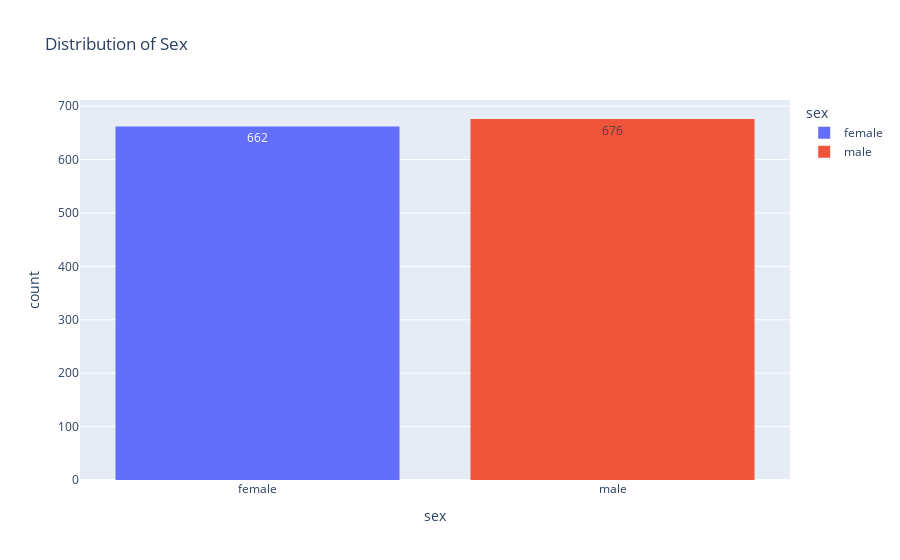
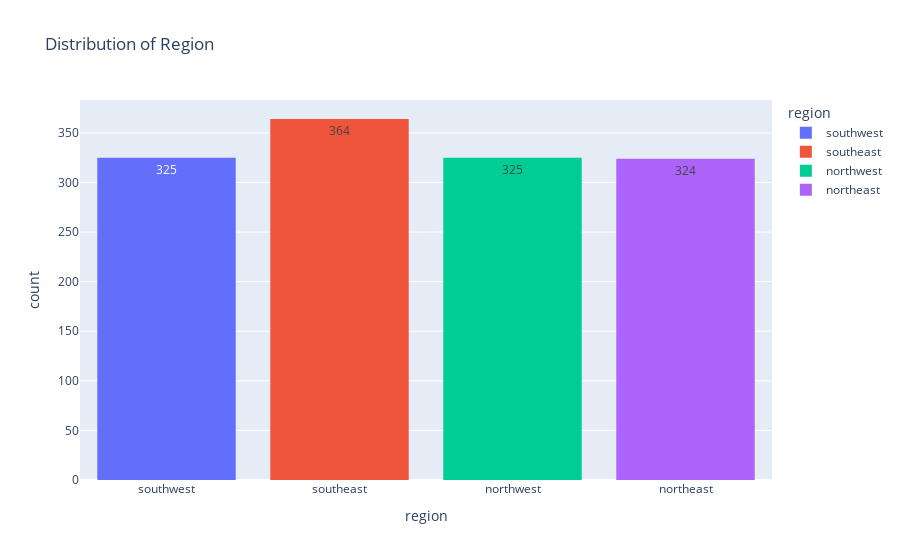
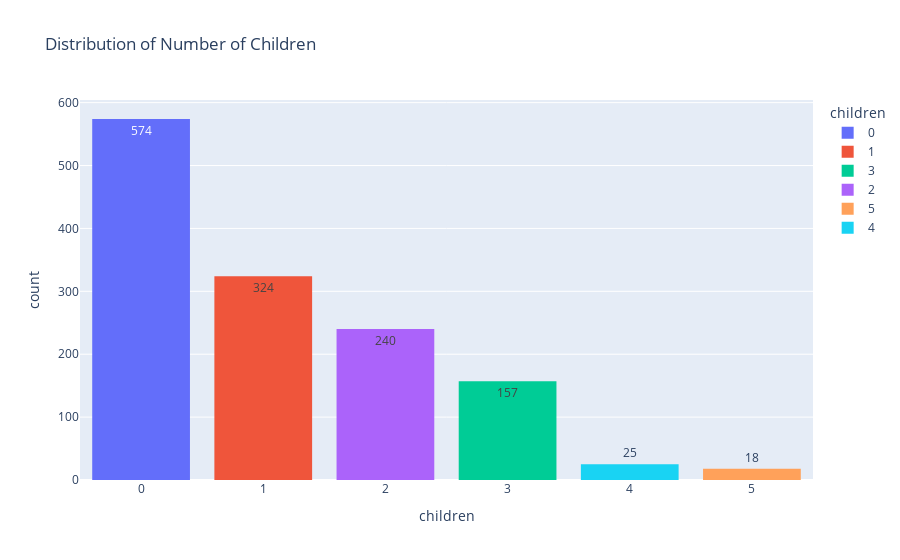

The notebook cell saved with these charts, in order:
### Markdown cell above
### Sex , Region and Children

### Code cell
# 1. Distribution of 'sex'
fig_sex = px.histogram(
    medical_df,
    x='sex',
    color='sex',
    title='Distribution of Sex',
    text_auto=True
)
fig_sex.update_layout(bargap=0.2)
fig_sex.show()

# 2. Distribution of 'region'
fig_region = px.histogram(
    medical_df,
    x='region',
    color='region',
    title='Distribution of Region',
    text_auto=True
)
fig_region.update_layout(bargap=0.2)
fig_region.show()

# 3. Distribution of 'children'
fig_children = px.histogram(
    medical_df,
    x='children',
    color='children',
    title='Distribution of Number of Children',
    text_auto=True
)
fig_children.update_layout(bargap=0.2)
fig_children.show()

### Figure 1 — Plotly figure (JSON) as saved in the notebook; plotly's stock layout.template omitted (floating-point values rounded to 4 significant figures; data arrays with more than 128 entries replaced by an {"elided": "..."} marker saying what was removed)
{"data": [{"bingroup": "x", "hovertemplate": "sex=%{x}<br>count=%{y}<extra></extra>", "legendgroup": "female", "marker": {"color": "#636efa", "pattern": {"shape": ""}}, "name": "female", "orientation": "v", "showlegend": true, "texttemplate": "%{value}", "x": {"elided": "662 str values"}, "xaxis": "x", "yaxis": "y", "type": "histogram"}, {"bingroup": "x", "hovertemplate": "sex=%{x}<br>count=%{y}<extra></extra>", "legendgroup": "male", "marker": {"color": "#EF553B", "pattern": {"shape": ""}}, "name": "male", "orientation": "v", "showlegend": true, "texttemplate": "%{value}", "x": {"elided": "676 str values"}, "xaxis": "x", "yaxis": "y", "type": "histogram"}], "layout": {"xaxis": {"anchor": "y", "domain": [0.0, 1.0], "title": {"text": "sex"}, "categoryorder": "array", "categoryarray": ["female", "male"]}, "yaxis": {"anchor": "x", "domain": [0.0, 1.0], "title": {"text": "count"}}, "legend": {"title": {"text": "sex"}, "tracegroupgap": 0}, "title": {"text": "Distribution of Sex"}, "barmode": "relative", "bargap": 0.2}}

### Figure 2 — Plotly figure (JSON) as saved in the notebook; plotly's stock layout.template omitted (floating-point values rounded to 4 significant figures; data arrays with more than 128 entries replaced by an {"elided": "..."} marker saying what was removed)
{"data": [{"bingroup": "x", "hovertemplate": "region=%{x}<br>count=%{y}<extra></extra>", "legendgroup": "southwest", "marker": {"color": "#636efa", "pattern": {"shape": ""}}, "name": "southwest", "orientation": "v", "showlegend": true, "texttemplate": "%{value}", "x": {"elided": "325 str values"}, "xaxis": "x", "yaxis": "y", "type": "histogram"}, {"bingroup": "x", "hovertemplate": "region=%{x}<br>count=%{y}<extra></extra>", "legendgroup": "southeast", "marker": {"color": "#EF553B", "pattern": {"shape": ""}}, "name": "southeast", "orientation": "v", "showlegend": true, "texttemplate": "%{value}", "x": {"elided": "364 str values"}, "xaxis": "x", "yaxis": "y", "type": "histogram"}, {"bingroup": "x", "hovertemplate": "region=%{x}<br>count=%{y}<extra></extra>", "legendgroup": "northwest", "marker": {"color": "#00cc96", "pattern": {"shape": ""}}, "name": "northwest", "orientation": "v", "showlegend": true, "texttemplate": "%{value}", "x": {"elided": "325 str values"}, "xaxis": "x", "yaxis": "y", "type": "histogram"}, {"bingroup": "x", "hovertemplate": "region=%{x}<br>count=%{y}<extra></extra>", "legendgroup": "northeast", "marker": {"color": "#ab63fa", "pattern": {"shape": ""}}, "name": "northeast", "orientation": "v", "showlegend": true, "texttemplate": "%{value}", "x": {"elided": "324 str values"}, "xaxis": "x", "yaxis": "y", "type": "histogram"}], "layout": {"xaxis": {"anchor": "y", "domain": [0.0, 1.0], "title": {"text": "region"}, "categoryorder": "array", "categoryarray": ["southwest", "southeast", "northwest", "northeast"]}, "yaxis": {"anchor": "x", "domain": [0.0, 1.0], "title": {"text": "count"}}, "legend": {"title": {"text": "region"}, "tracegroupgap": 0}, "title": {"text": "Distribution of Region"}, "barmode": "relative", "bargap": 0.2}}

### Figure 3 — Plotly figure (JSON) as saved in the notebook; plotly's stock layout.template omitted (floating-point values rounded to 4 significant figures; data arrays with more than 128 entries replaced by an {"elided": "..."} marker saying what was removed)
{"data": [{"bingroup": "x", "hovertemplate": "children=%{x}<br>count=%{y}<extra></extra>", "legendgroup": "0", "marker": {"color": "#636efa", "pattern": {"shape": ""}}, "name": "0", "orientation": "v", "showlegend": true, "texttemplate": "%{value}", "x": {"elided": "574 int values"}, "xaxis": "x", "yaxis": "y", "type": "histogram"}, {"bingroup": "x", "hovertemplate": "children=%{x}<br>count=%{y}<extra></extra>", "legendgroup": "1", "marker": {"color": "#EF553B", "pattern": {"shape": ""}}, "name": "1", "orientation": "v", "showlegend": true, "texttemplate": "%{value}", "x": {"elided": "324 int values"}, "xaxis": "x", "yaxis": "y", "type": "histogram"}, {"bingroup": "x", "hovertemplate": "children=%{x}<br>count=%{y}<extra></extra>", "legendgroup": "3", "marker": {"color": "#00cc96", "pattern": {"shape": ""}}, "name": "3", "orientation": "v", "showlegend": true, "texttemplate": "%{value}", "x": {"elided": "157 int values"}, "xaxis": "x", "yaxis": "y", "type": "histogram"}, {"bingroup": "x", "hovertemplate": "children=%{x}<br>count=%{y}<extra></extra>", "legendgroup": "2", "marker": {"color": "#ab63fa", "pattern": {"shape": ""}}, "name": "2", "orientation": "v", "showlegend": true, "texttemplate": "%{value}", "x": {"elided": "240 int values"}, "xaxis": "x", "yaxis": "y", "type": "histogram"}, {"bingroup": "x", "hovertemplate": "children=%{x}<br>count=%{y}<extra></extra>", "legendgroup": "5", "marker": {"color": "#FFA15A", "pattern": {"shape": ""}}, "name": "5", "orientation": "v", "showlegend": true, "texttemplate": "%{value}", "x": [5, 5, 5, 5, 5, 5, 5, 5, 5, 5, 5, 5, 5, 5, 5, 5, 5, 5], "xaxis": "x", "yaxis": "y", "type": "histogram"}, {"bingroup": "x", "hovertemplate": "children=%{x}<br>count=%{y}<extra></extra>", "legendgroup": "4", "marker": {"color": "#19d3f3", "pattern": {"shape": ""}}, "name": "4", "orientation": "v", "showlegend": true, "texttemplate": "%{value}", "x": [4, 4, 4, 4, 4, 4, 4, 4, 4, 4, 4, 4, 4, 4, 4, 4, 4, 4, 4, 4, 4, 4, 4, 4, 4], "xaxis": "x", "yaxis": "y", "type": "histogram"}], "layout": {"xaxis": {"anchor": "y", "domain": [0.0, 1.0], "title": {"text": "children"}, "categoryorder": "array", "categoryarray": [0, 1, 3, 2, 5, 4]}, "yaxis": {"anchor": "x", "domain": [0.0, 1.0], "title": {"text": "count"}}, "legend": {"title": {"text": "children"}, "tracegroupgap": 0}, "title": {"text": "Distribution of Number of Children"}, "barmode": "relative", "bargap": 0.2}}
